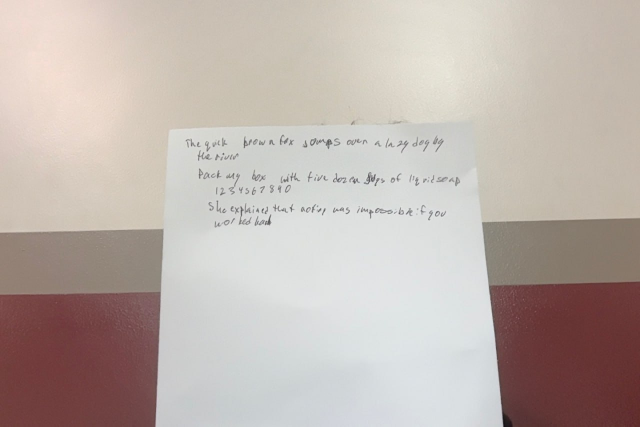
#> input picture clean.jpg, 1280 x 853 px (shown at 1/2 size)
$ python -i freeform_extract.py   (imports and definitions only)   (older library calls are emulated)
#> lines starting #> are read from the running program, lines starting #| are printed output that depends on the picture; after the words box and inside, x2 and y2 are one past the last pixel; in counts of white or black regions, pixels touching at a corner belong together
### preprocess.py
"""
InkClone Image Preprocessor
Quality checking, registration mark detection, perspective correction,
background normalization, and binarization.
"""

import os
import sys
import numpy as np
import cv2
from PIL import Image


# ── Constants ─────────────────────────────────────────────────────────────────
OUTPUT_W = 2550   # 300 DPI × 8.5 inches
OUTPUT_H = 3300   # 300 DPI × 11 inches

REG_MARK_AREA_MIN = 100
REG_MARK_AREA_MAX = 2000


# ── 1. Quality Check ──────────────────────────────────────────────────────────
# [210 lines left out: functions check_quality, detect_registration_marks, correct_perspective, _detect_paper_edges, _order_points, not called in this run]


# ── 4. Background Normalization ───────────────────────────────────────────────
def normalize_background(image):
    """
    Flatten uneven lighting via morphological background estimation.

    Steps:
      1. Convert to grayscale
      2. Morphological opening with 51×51 kernel → background estimate
      3. Divide original by background × 255
      4. Clip to [0, 255]

    Args:
        image: numpy array (BGR or grayscale)

    Returns:
        Normalized grayscale numpy array uint8
    """
    if len(image.shape) == 3:
        gray = cv2.cvtColor(image, cv2.COLOR_BGR2GRAY)
    else:
        gray = image.copy()

    kernel = cv2.getStructuringElement(cv2.MORPH_ELLIPSE, (51, 51))
    background = cv2.morphologyEx(gray, cv2.MORPH_OPEN, kernel)

    # Avoid division by zero
    background = background.astype(np.float32)
    background[background == 0] = 1.0

    normalized = gray.astype(np.float32) / background * 255.0
    normalized = np.clip(normalized, 0, 255).astype(np.uint8)
    return normalized


# ── 5. Binarization ───────────────────────────────────────────────────────────
def binarize(image):
    """
    Binarize using Sauvola local thresholding.
    Ink=255, background=0.

    Args:
        image: numpy array (grayscale uint8) or BGR

    Returns:
        Binary numpy array uint8 (255=ink, 0=background)
    """
    from skimage.filters import threshold_sauvola

    if len(image.shape) == 3:
        gray = cv2.cvtColor(image, cv2.COLOR_BGR2GRAY)
    else:
        gray = image.copy()

    thresh_map = threshold_sauvola(gray, window_size=25, k=0.2)
    # Ink is dark (low values), so ink where gray < threshold
    binary = np.where(gray < thresh_map, 255, 0).astype(np.uint8)
    return binary


# ── Synthetic Test Image ──────────────────────────────────────────────────────
# [53 lines left out: function create_test_image, not called in this run]


# ── Self-test ─────────────────────────────────────────────────────────────────
# [73 lines that do not run on import are left out]

### freeform_extract.py
#!/usr/bin/env python3
"""
freeform_extract.py
===================
Freeform handwriting extraction pipeline.

Given a photo of three lines of KNOWN handwritten text, extracts individual
character glyphs and builds a HandwritingProfile glyph bank.

Known text:
  Line 1: "The quick brown fox jumps over a lazy dog by the river"
  Line 2: "Pack my box with five dozen jugs of liquid soap 1234567890"
  Line 3: "She explained that nothing was impossible if you worked hard"

Usage:
  python3 freeform_extract.py [path_to_photo]
"""

import os
import sys
import json
import random
import argparse
import shutil
import numpy as np
import cv2
from PIL import Image
from pathlib import Path
from scipy.ndimage import gaussian_filter1d

# ── Import project modules ────────────────────────────────────────────────────
sys.path.insert(0, os.path.dirname(os.path.abspath(__file__)))
from preprocess import normalize_background, binarize
from profile import HandwritingProfile

# ── Known text ────────────────────────────────────────────────────────────────
KNOWN_SENTENCES = [
    "The quick brown fox jumps over a lazy dog by the river",
    "Pack my box with five dozen jugs of liquid soap 1234567890",
    "She explained that nothing was impossible if you worked hard",
]
KNOWN_WORDS = [s.split() for s in KNOWN_SENTENCES]

# ── Paths ─────────────────────────────────────────────────────────────────────
DEFAULT_IMAGE  = 'test_images/handwriting_sample.jpeg'
PROFILE_DIR    = 'profiles/freeform_vishnu'
OUTPUT_DIR     = 'output'
TEST_IMAGES_DIR = 'test_images'
TARGET_HEIGHT  = 128


# ══════════════════════════════════════════════════════════════════════════════
# Utilities
# ══════════════════════════════════════════════════════════════════════════════

# [10 lines left out: function _order_points, not called in this run]


def _find_runs(mask):
    """
    Given a boolean 1-D mask, return list of (start, end) slices where
    mask is True (end is exclusive).
    """
    runs = []
    in_run = False
    start = 0
    for i, v in enumerate(mask):
        if v and not in_run:
            start  = i
            in_run = True
        elif not v and in_run:
            runs.append((start, i))
            in_run = False
    if in_run:
        runs.append((start, len(mask)))
    return runs


def _merge_close_runs(runs, min_gap):
    """Merge consecutive runs whose gap is < min_gap."""
    if not runs:
        return []
    merged = [list(runs[0])]
    for s, e in runs[1:]:
        if s - merged[-1][1] < min_gap:
            merged[-1][1] = e
        else:
            merged.append([s, e])
    return [(s, e) for s, e in merged]


# ══════════════════════════════════════════════════════════════════════════════
# Step 1 – Load & pre-process
# ══════════════════════════════════════════════════════════════════════════════

def load_and_preprocess(image_path):
    """
    Load the photo, perspective-correct to just the paper region, then
    normalize background and binarize.

    Returns (paper_bgr, normalized_gray, binary_ink)
    """
    print(f"\n[Step 1] Loading image: {image_path}")
    img_bgr = cv2.imread(str(image_path))
    if img_bgr is None:
        raise FileNotFoundError(f"Cannot read image: {image_path}")

    h, w = img_bgr.shape[:2]
    print(f"  Original size: {w}×{h}")

    paper = _crop_to_paper(img_bgr)
    ph, pw = paper.shape[:2]
    print(f"  Paper crop:    {pw}×{ph}")

    normalized = normalize_background(paper)
    binary     = binarize(normalized)

    cv2.imwrite(f'{TEST_IMAGES_DIR}/freeform_paper.png',      paper)
    cv2.imwrite(f'{TEST_IMAGES_DIR}/freeform_normalized.png', normalized)
    cv2.imwrite(f'{TEST_IMAGES_DIR}/freeform_binary.png',     binary)
    print("  Saved: freeform_paper, freeform_normalized, freeform_binary")

    return paper, normalized, binary


def _crop_to_paper(img_bgr):
    """
    Detect the white paper region and perspective-warp to it.
    Falls back to bounding-rect crop, then full image if detection fails.
    """
    gray = cv2.cvtColor(img_bgr, cv2.COLOR_BGR2GRAY)
    h, w = gray.shape

    # Bright-region mask (paper is close to white)
    _, white = cv2.threshold(gray, 190, 255, cv2.THRESH_BINARY)

    # Close gaps to fill the paper body
    k = cv2.getStructuringElement(cv2.MORPH_ELLIPSE, (25, 25))
    closed = cv2.morphologyEx(white, cv2.MORPH_CLOSE, k)

    contours, _ = cv2.findContours(closed, cv2.RETR_EXTERNAL,
                                   cv2.CHAIN_APPROX_SIMPLE)
    if not contours:
        print("  [crop] no contours — using full image")
        return img_bgr

    # Pick largest contour
    c = max(contours, key=cv2.contourArea)
    area = cv2.contourArea(c)
    if area < h * w * 0.08:
        print(f"  [crop] largest contour too small ({area:.0f}px²) — full image")
        return img_bgr

    # Try to get a clean 4-point polygon
    peri  = cv2.arcLength(c, True)
    approx = cv2.approxPolyDP(c, 0.02 * peri, True)

    if len(approx) == 4:
        pts = approx.reshape(4, 2).astype(np.float32)
        pts = _order_points(pts)
        out_w = int(max(np.linalg.norm(pts[1] - pts[0]),
                        np.linalg.norm(pts[2] - pts[3])))
        out_h = int(max(np.linalg.norm(pts[3] - pts[0]),
                        np.linalg.norm(pts[2] - pts[1])))
        if out_w < 50 or out_h < 50:
            print("  [crop] warped size too small — bounding rect")
            x, y, bw, bh = cv2.boundingRect(c)
            return img_bgr[y:y+bh, x:x+bw]
        dst = np.float32([[0, 0], [out_w, 0], [out_w, out_h], [0, out_h]])
        M   = cv2.getPerspectiveTransform(pts, dst)
        warped = cv2.warpPerspective(img_bgr, M, (out_w, out_h))
        print("  [crop] perspective-corrected 4-point warp")
        return warped
    else:
        # Convex hull bounding rect
        hull = cv2.convexHull(c)
        peri2 = cv2.arcLength(hull, True)
        approx2 = cv2.approxPolyDP(hull, 0.02 * peri2, True)
        if len(approx2) == 4:
            pts = approx2.reshape(4, 2).astype(np.float32)
            pts = _order_points(pts)
            out_w = int(max(np.linalg.norm(pts[1] - pts[0]),
                            np.linalg.norm(pts[2] - pts[3])))
            out_h = int(max(np.linalg.norm(pts[3] - pts[0]),
                            np.linalg.norm(pts[2] - pts[1])))
            if out_w > 50 and out_h > 50:
                dst = np.float32([[0, 0], [out_w, 0], [out_w, out_h], [0, out_h]])
                M   = cv2.getPerspectiveTransform(pts, dst)
                print("  [crop] perspective-corrected via convex hull")
                return cv2.warpPerspective(img_bgr, M, (out_w, out_h))
        x, y, bw, bh = cv2.boundingRect(c)
        print("  [crop] bounding-rect crop")
        return img_bgr[y:y+bh, x:x+bw]


# ══════════════════════════════════════════════════════════════════════════════
# Step 2 – Detect text lines via horizontal projection
# ══════════════════════════════════════════════════════════════════════════════

def detect_text_lines(binary):
    """
    Compute horizontal projection, find ink bands, filter noise, keep only the
    3 genuine sentence bands (each may contain 2 wrapped sub-lines).

    Returns list of exactly 3 (y_start, y_end) tuples ordered top-to-bottom.
    """
    print("\n[Step 2] Detecting text lines via horizontal projection...")
    h, w = binary.shape

    proj   = (binary > 0).sum(axis=1).astype(float)
    proj_s = gaussian_filter1d(proj, sigma=3)

    thresh   = max(proj_s.max() * 0.04, 2.0)
    ink_rows = proj_s > thresh

    # Collect runs, merge gaps < 10 px, drop very short bands
    bands = _find_runs(ink_rows)
    bands = _merge_close_runs(bands, min_gap=10)
    bands = [(s, e) for s, e in bands if e - s >= 12]

    ink_counts = [int((binary[s:e, :] > 0).sum()) for s, e in bands]
    print(f"  Raw bands ({len(bands)} total):")
    for i, (s, e) in enumerate(bands):
        print(f"    [{i}] rows {s}–{e}  h={e-s}px  ink={ink_counts[i]}")

    # Filter: keep only bands with substantial ink
    # Each real sentence band has ~2000+ ink pixels; noise edges have <1000
    min_ink = max(1000, max(ink_counts) * 0.15) if ink_counts else 1000
    good = [(s, e, k) for (s, e), k in zip(bands, ink_counts) if k >= min_ink]

    if len(good) < 3:
        # Relax: take up to 3 bands sorted by ink density
        good = sorted(zip(bands, ink_counts), key=lambda x: x[1], reverse=True)
        good = [(s, e, k) for (s, e), k in good[:3]]

    # Sort top-3 by y position
    top3 = sorted(good[:3], key=lambda x: x[0])
    bands = [(s, e) for s, e, _ in top3]

    print(f"  Kept {len(bands)} sentence band(s):")
    for i, (s, e) in enumerate(bands):
        print(f"    [{i}] rows {s}–{e}  h={e-s}px")

    # Debug overlay
    dbg = cv2.cvtColor(binary, cv2.COLOR_GRAY2BGR)
    for s, e in bands:
        cv2.rectangle(dbg, (0, s), (w - 1, e), (0, 200, 0), 2)
    cv2.imwrite(f'{TEST_IMAGES_DIR}/freeform_linebands.png', dbg)

    for i, (s, e) in enumerate(bands):
        cv2.imwrite(f'{TEST_IMAGES_DIR}/freeform_strip_{i}.png', binary[s:e, :])

    return bands


# ══════════════════════════════════════════════════════════════════════════════
# Step 2b – Split a sentence band into its two wrapped sub-lines
# ══════════════════════════════════════════════════════════════════════════════

# [210 lines left out: functions split_band_into_sublines, group_bands_into_sentences, detect_words_in_strip, extract_glyphs_from_word, not called in this run]


# ══════════════════════════════════════════════════════════════════════════════
# Step 7 – Build glyph bank
# ══════════════════════════════════════════════════════════════════════════════

def build_glyph_bank(image_path):
    """
    Full extraction pipeline: load → preprocess → detect lines → detect words
    → extract glyphs → save HandwritingProfile.

    Returns the populated HandwritingProfile.
    """
    os.makedirs(TEST_IMAGES_DIR, exist_ok=True)
    os.makedirs(OUTPUT_DIR, exist_ok=True)

    # ── Step 1 ────────────────────────────────────────────────────────────────
    paper, normalized, binary = load_and_preprocess(image_path)
#> in load_and_preprocess, img_bgr is the input picture: shape (853, 1280, 3); mean B, G, R 173.4, 179.5, 190.9
#|   Original size: 1280×853
#> in _crop_to_paper, `gray = cv2.cvtColor(img_bgr, cv2.COLOR_BGR2GRAY)`:
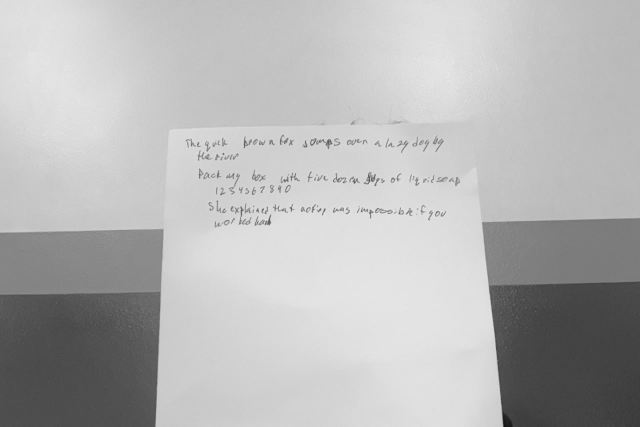
#> gray: shape (853, 1280) (shown at 1/2 size); min 17, max 237, mean 182.2
#> in _crop_to_paper, `_, white = cv2.threshold(gray, 190, 255, cv2.THRESH_BINARY)`:
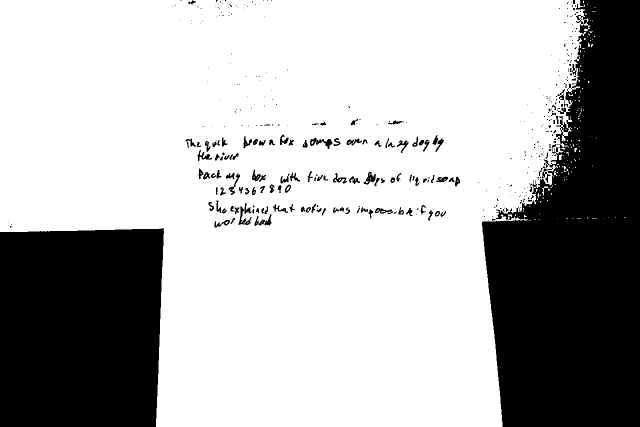
#> white: shape (853, 1280) (shown at 1/2 size); 70.1% white; 398 black regions (268 under 20 px), largest, box (x1, y1, x2, y2) and area: (964, 0, 1280, 853) 189509, (0, 456, 328, 853) 125386, (620, 276, 665, 298) 399
#> in _crop_to_paper, `closed = cv2.morphologyEx(white, cv2.MORPH_CLOSE, k)`:
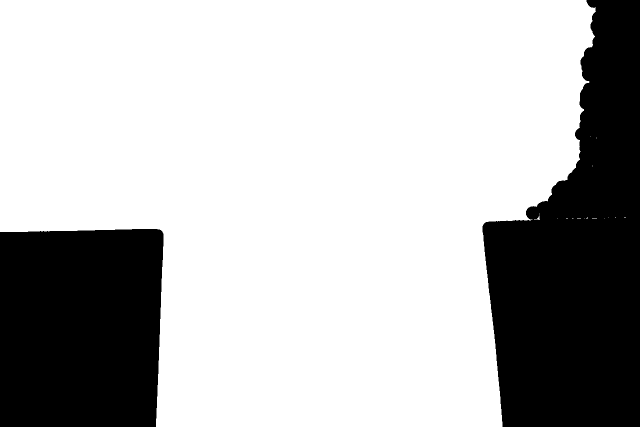
#> closed: shape (853, 1280) (shown at 1/2 size); 72.2% white; 2 black regions
#> in _crop_to_paper, `contours, _ = cv2.findContours(closed, cv2.RETR_EXTERNAL, cv2.CHAIN_AP..`: contours = 17 contours, 16 with area under 20; largest, box (x1, y1, x2, y2) and area: (0, 0, 1192, 853) 786210
#> in _crop_to_paper, `c = max(contours, key=cv2.contourArea)`: c = contour of 461 points, box (x1, y1, x2, y2) (0, 0, 1192, 853), area 786210
#> in _crop_to_paper, `area = cv2.contourArea(c)`: area = 786210.5
#> in _crop_to_paper, `peri  = cv2.arcLength(c, True)`: peri = 4203
#> in _crop_to_paper, `approx = cv2.approxPolyDP(c, 0.02 * peri, True)`: approx = [[0, 0], [0, 463], [325, 463], [312, 852], [1004, 852], [964, 452], [1151, 335], [1191, 15]]
#> in _crop_to_paper, `hull = cv2.convexHull(c)`: hull = contour of 10 points, box (x1, y1, x2, y2) (0, 0, 1192, 853), area 891322
#> in _crop_to_paper, `peri2 = cv2.arcLength(hull, True)`: peri2 = 3710.8
#> in _crop_to_paper, `approx2 = cv2.approxPolyDP(hull, 0.02 * peri2, True)`: approx2 = [[1191, 15], [1004, 852], [312, 852], [0, 463], [0, 0]]
#> in _crop_to_paper, `x, y, bw, bh = cv2.boundingRect(c)`: x = 0; bw = 1192; bh = 853
#> in _crop_to_paper, `return img_bgr[y:y+bh, x:x+bw]`:
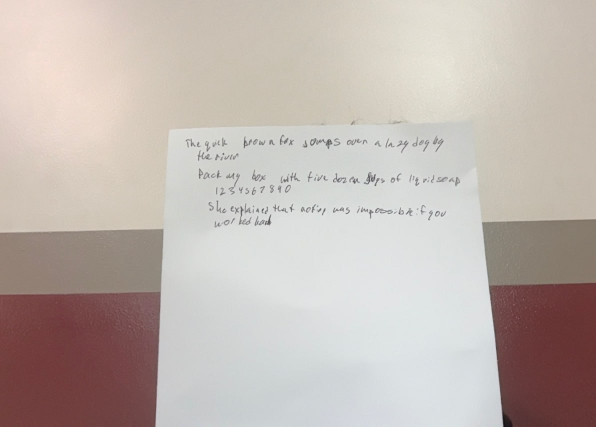
#> returned value: shape (853, 1192, 3) (shown at 1/2 size); mean of channels 0, 1, 2 177.2, 183.1, 193.5; drawn as B, G, R
#|   Paper crop:    1192×853
#> in normalize_background, `gray = cv2.cvtColor(image, cv2.COLOR_BGR2GRAY)`:
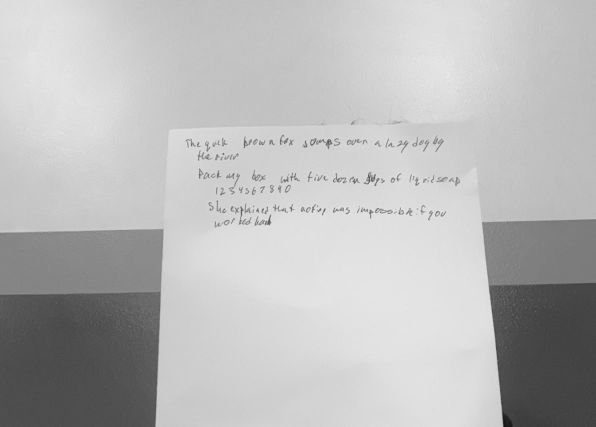
#> gray: shape (853, 1192) (shown at 1/2 size); min 17, max 237, mean 185.5
#> in normalize_background, `background = cv2.morphologyEx(gray, cv2.MORPH_OPEN, kernel)`:
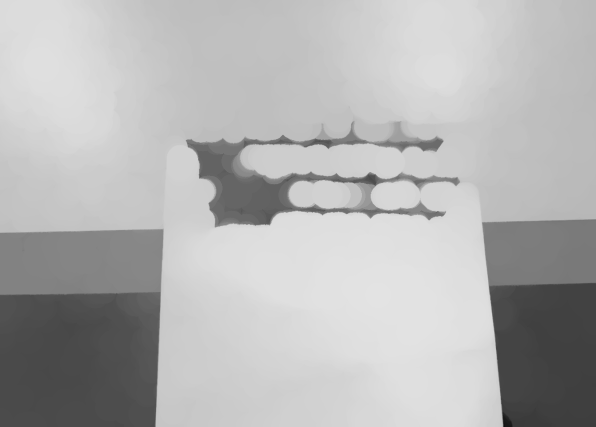
#> background: shape (853, 1192) (shown at 1/2 size); min 17, max 227, mean 179.7
#> in normalize_background, `normalized = gray.astype(np.float32) / background * 255.0`:
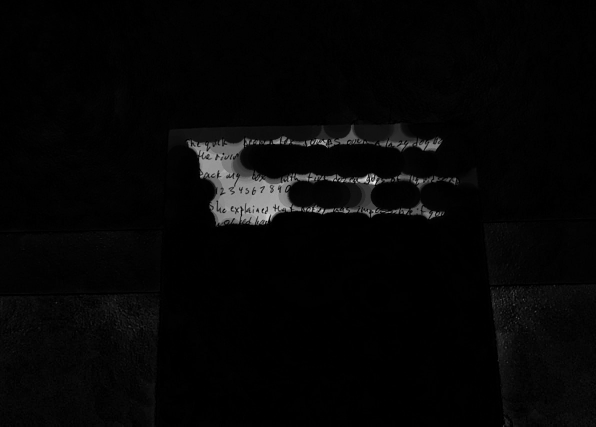
#> normalized: shape (853, 1192) float32 (shown at 1/2 size); min 255, max 732.3, mean 267; drawn with min black and max white
#> in normalize_background, `normalized = np.clip(normalized, 0, 255).astype(np.uint8)`: normalized: shape (853, 1192); every value is 255
#> in binarize, `thresh_map = threshold_sauvola(gray, window_size=25, k=0.2)`: thresh_map: shape (853, 1192) float64; every value is 204
#> in binarize, `binary = np.where(gray < thresh_map, 255, 0).astype(np.uint8)`: binary: shape (853, 1192); every value is 0

    # ── Step 2 ────────────────────────────────────────────────────────────────
    bands = detect_text_lines(binary)
#> in detect_text_lines, `proj   = (binary > 0).sum(axis=1).astype(float)`: proj = 853 values from 0 to 0
#> in detect_text_lines, `thresh   = max(proj_s.max() * 0.04, 2.0)`: thresh = 2
#> after the loop in _find_runs, `for i, v in enumerate(mask):`: in_run = False; runs = []; start = 0
#> in detect_text_lines, `bands = _find_runs(ink_rows)`: bands = []
#|   Raw bands (0 total):
#> in detect_text_lines, `min_ink = max(1000, max(ink_counts) * 0.15) if ink_counts else 1000`: min_ink = 1000
#> in detect_text_lines, `good = [(s, e, k) for (s, e), k in zip(bands, ink_counts) if k >= min_..`: good = []
#|   Kept 0 sentence band(s):
#> in detect_text_lines, `dbg = cv2.cvtColor(binary, cv2.COLOR_GRAY2BGR)`: dbg: shape (853, 1192, 3); every value is 0
#> bands = []
    if not bands:
        print("ERROR: no text bands detected — check the input image.")
#> (the run stopped early here; a loop or call above may not have finished)
